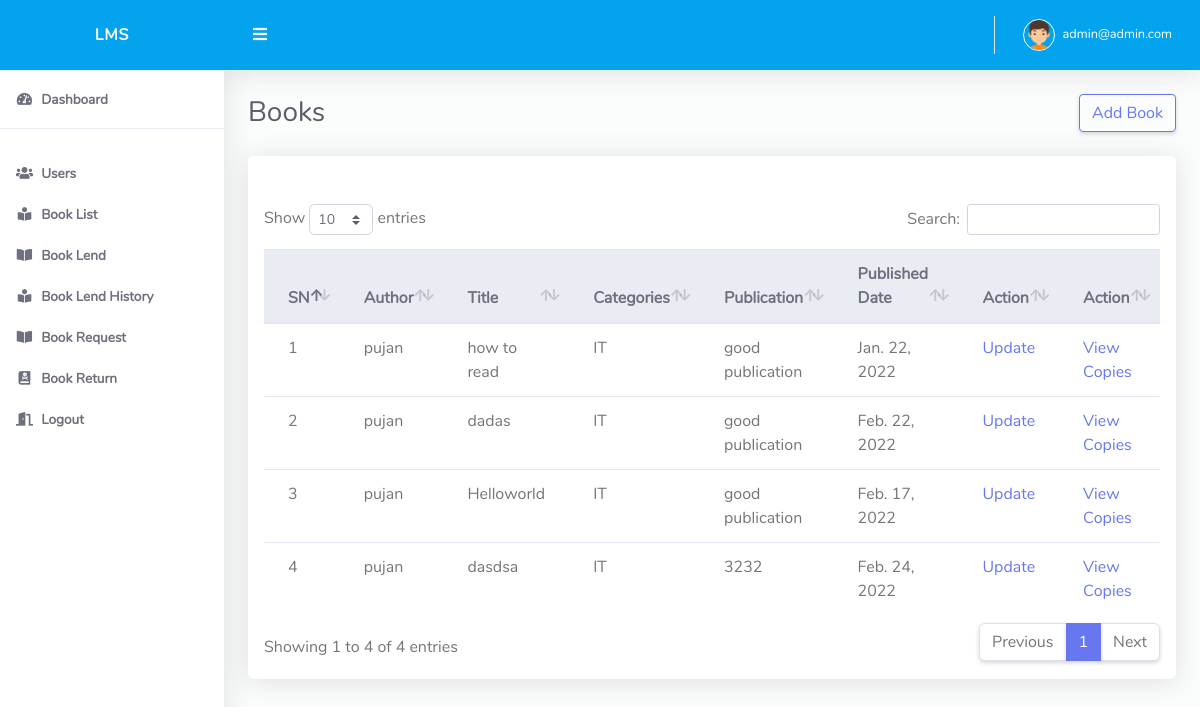
/admindash/book/list/ (signed in), run on an earlier commit of the app's database.
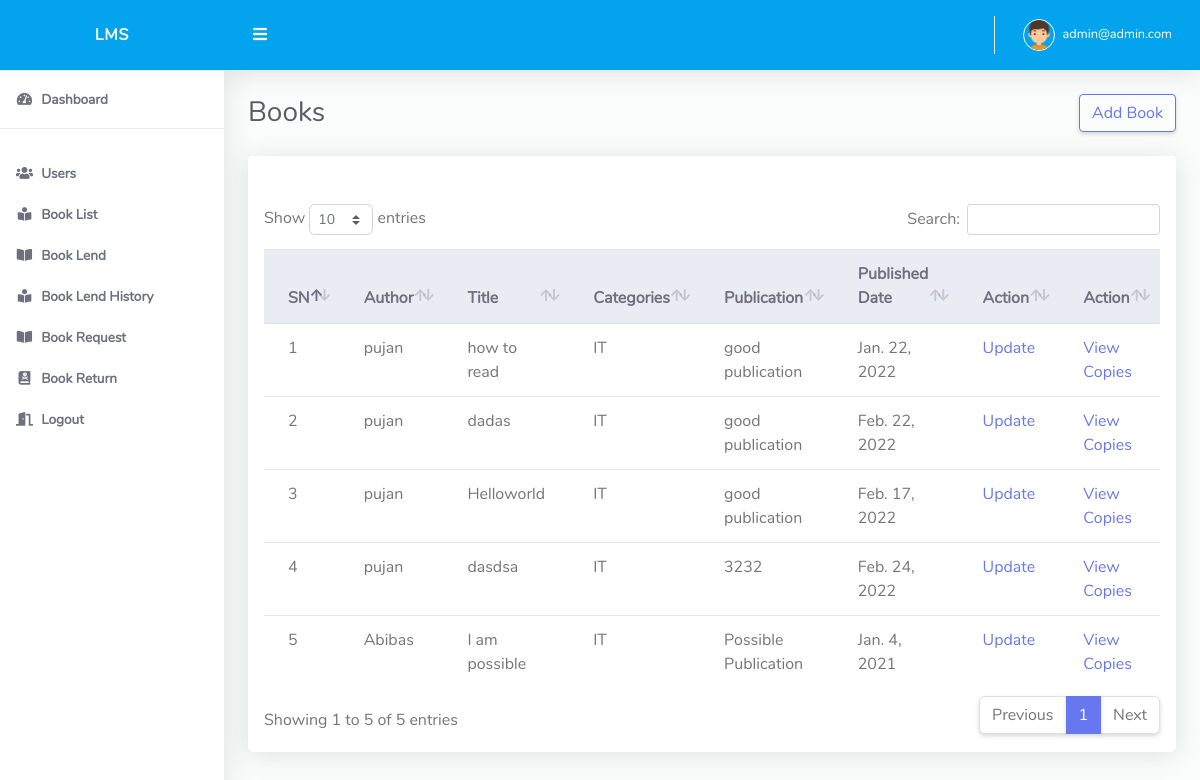
And on a later commit of the database.
### books/models.py (models this page shows, shortened)
class Book(models.Model):
    author = models.CharField(max_length=100)
    title = models.CharField(max_length=500)
    category = models.ForeignKey(BookCategory, on_delete=models.PROTECT)
    publication_name = models.CharField(max_length=300, blank=True, null=True)
    publication_date = models.DateField()

class BookCategory(models.Model):
    name = models.CharField(max_length=100)
    desc = models.TextField(max_length=300)

### admin_dash/views.py (the view)
# urls.py: path('book/list/', views.BookListView.as_view(), name='book_list'),
@method_decorator(is_admin(), name='dispatch')
class BookListView(ListView):
    model = Book
    template_name = 'admin_dash/books_list_view.html'
    context_object_name = 'books'

### accounts/models.py (called while the page is built)
    def __str__(self):
        return self.email

### decorator.py (called while the page is built)
def is_admin():
    def decorator(view_function):
        def wrap(request, *args, **kwargs):
            if request.user.is_authenticated:
                if request.user.is_admin:
                    return view_function(request, *args, **kwargs)
                else:
                    raise PermissionDenied
            else:
                return redirect('accounts:login')
        return wrap
    return decorator

### admin_dash/templates/admin_dash/books_list_view.html (shortened to what this page needs)
{% extends 'base.html' %}
{% load static %}
{% block body %}
    <div class="d-sm-flex align-items-center justify-content-between mb-4">
        <h1 class="h3 mb-0 text-gray-800">Books</h1>
        <h1 class="h3 mb-0 text-gray-800"><a class="btn btn-outline-primary"
                                             href="{% url 'admin_dash:book_create' %}">Add Book</a></h1>
    </div>
    <div class="row">
        <div class="col-lg-12">
            <div class="card mb-4">
                <div class="card-header py-3 d-flex flex-row align-items-center justify-content-between">
                </div>
                <div class="table-responsive p-3">
                    <table class="table align-items-center table-flush table-hover" id="dataTableHover">
                        <thead class="thead-light">
                        <tr>
                            <th>SN</th>
                            <th>Author</th>
                            <th>Title</th>
                            <th>Categories</th>
                            <th>Publication</th>
                            <th>Published Date</th>
                            <th>Action</th>
                            <th>Action</th>
                        </tr>
                        </thead>
                        <tbody>
                        {% for book in books %}
                            <tr>
                                <td>{{ forloop.counter }}</td>
                                <td>{{ book.author }}</td>
                                <td>{{ book.title }}</td>
                                <td>{{ book.category.name }}</td>
                                <td>{{ book.publication_name }}</td>
                                <td>{{ book.publication_date }}</td>
                                <td><a href="{% url 'admin_dash:book_update' book.pk %}">Update</a></td>
                                <td><a href="{% url 'admin_dash:book_copies_list' book.pk %}">View Copies</a></td>
                            </tr>
                        {% endfor %}
                        </tbody>
                    </table>
                </div>
            </div>
        </div>
    </div>
{% endblock %}

What changed in the data, as far as the page shows it:
added Book: author "Abibas", title "I am possible", category.name "IT", publication_name "Possible Publication", publication_date "Jan. 4, 2021"
Also different on the page:
text written by a page script: "Show entries Search: Showing 1 to 4 of 4 entries Previous 1 Next" → "Show entries Search: Showing 1 to 5 of 5 entries Previous 1 Next"
